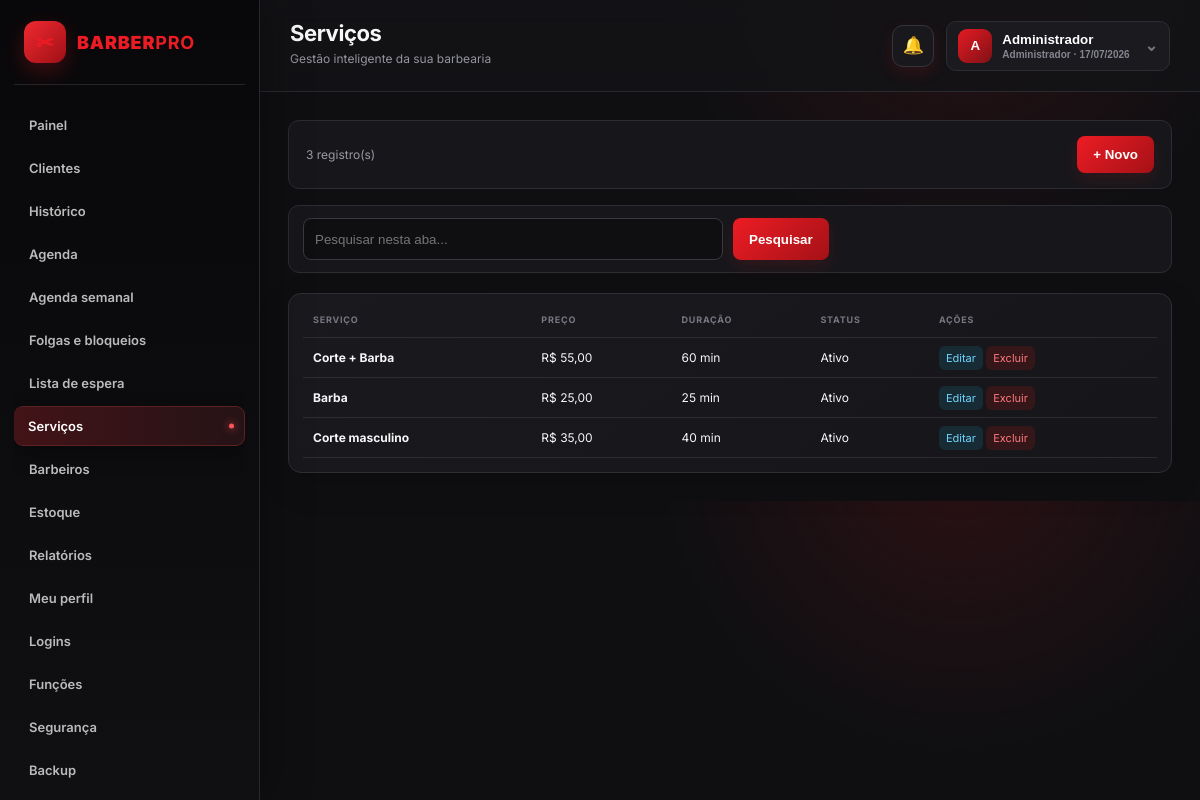
The app's page /servicos.php (signed in) with its own data.
### tables this page shows
CREATE TABLE services(id INT AUTO_INCREMENT PRIMARY KEY,name VARCHAR(120),price DECIMAL(10,2),duration INT,active TINYINT DEFAULT 1);

### servicos.php (called while the page is built)
<?php $module='services'; require __DIR__.'/app.php';

### database.php (called while the page is built)
<?php
function db(){static $p;if(!$p)$p=new PDO('mysql:host=localhost;dbname=barbearia_system;charset=utf8mb4','root','',[PDO::ATTR_ERRMODE=>PDO::ERRMODE_EXCEPTION,PDO::ATTR_DEFAULT_FETCH_MODE=>PDO::FETCH_ASSOC]);return $p;}

### app.php (the view, shortened to what this page needs)
<?php
session_start(); require __DIR__.'/database.php';
function e($v){return htmlspecialchars((string)$v,ENT_QUOTES,'UTF-8');}
function money($v){return 'R$ '.number_format((float)$v,2,',','.');}
function setting($key,$default=''){$s=db()->prepare('SELECT setting_value FROM settings WHERE setting_key=?');$s->execute([$key]);return $s->fetchColumn()?:$default;}
function has_perm($permission){if(($_SESSION['user']['role']??'')==='Administrador'||($_SESSION['user']['permissions']??'')==='all')return true;$permissions=explode(',',$_SESSION['user']['permissions']??'');if(in_array($permission,$permissions,true))return true;$module=explode('.',$permission)[0];return in_array($module,$permissions,true);}
 ?><?php
$files=['dashboard'=>'index.php','clients'=>'clientes.php','history'=>'historico.php','appointments'=>'agenda.php','weekly'=>'agenda_semanal.php','blocks'=>'bloqueios.php','waitlist'=>'lista_espera.php','services'=>'servicos.php','barbers'=>'barbeiros.php','inventory'=>'estoque.php','reports'=>'relatorios.php','profile'=>'perfil.php','users'=>'logins.php','roles'=>'funcoes.php','security'=>'seguranca.php','backups'=>'backup.php','settings'=>'configuracoes.php'];
$titles=['dashboard'=>'Painel','clients'=>'Clientes','history'=>'Histórico','appointments'=>'Agenda','weekly'=>'Agenda semanal','blocks'=>'Folgas e bloqueios','waitlist'=>'Lista de espera','services'=>'Serviços','barbers'=>'Barbeiros','inventory'=>'Estoque','reports'=>'Relatórios','profile'=>'Meu perfil','users'=>'Logins','roles'=>'Funções','security'=>'Segurança','backups'=>'Backup','settings'=>'Configurações'];
$tables=['clients'=>'clients','appointments'=>'appointments','services'=>'services','barbers'=>'barbers','inventory'=>'inventory','users'=>'users','roles'=>'roles'];
$title=$titles[$module];$business=setting('business_name','BarberPro');
?><!doctype html><html lang="pt-BR"><head><link rel="stylesheet" href="style.css"><link rel="stylesheet" href="professional.css"></head><body><aside><div class="logo"><span class="logo-mark">✂</span><span>BARBER<b>PRO</b></span></div><nav><?php foreach($titles as $key=>$label):?><?php $menuPermission=in_array($key,['weekly','blocks','waitlist'],true)?'appointments':$key;$showMenu=in_array($key,['dashboard','security','profile'],true)||has_perm($menuPermission.'.view');if($showMenu):?><a class="<?=$module===$key?'on':''?>" href="<?=$files[$key]?>"><?=e($label)?></a><?php endif;endforeach?></nav></aside><main><header><div><h1><?=e($title)?></h1><p>Gestão inteligente da sua barbearia</p></div><div class="header-actions"><div class="notification-wrap"><button class="notification-bell" id="notificationBell" type="button" onclick="toggleNotifications(event)">🔔</button></div><div class="top-user-wrap"><button class="top-user" type="button" onclick="toggleUserMenu(event)"><div class="top-avatar"><?=e(mb_strtoupper(mb_substr($_SESSION['user']['name'],0,1)))?></div><div><b><?=e($_SESSION['user']['name'])?></b><small><?=e($_SESSION['user']['role'])?> · <?=date('d/m/Y')?></small></div><span class="user-caret">⌄</span></button></div></div></header><section>
<?php if($module==='dashboard'):
 $clients=db()->query('SELECT COUNT(*) FROM clients')->fetchColumn();$today=db()->query("SELECT COUNT(*) FROM appointments WHERE DATE(start_at)=CURDATE() AND status<>'Cancelado'")->fetchColumn();$pending=db()->query("SELECT COUNT(*) FROM appointments WHERE status='Pendente' AND start_at>=NOW()")->fetchColumn();$doneToday=db()->query("SELECT COUNT(*) FROM appointments WHERE DATE(start_at)=CURDATE() AND status='Concluído'")->fetchColumn();$canceledMonth=db()->query("SELECT COUNT(*) FROM appointments WHERE MONTH(start_at)=MONTH(CURDATE()) AND YEAR(start_at)=YEAR(CURDATE()) AND status='Cancelado'")->fetchColumn();$doneMonth=db()->query("SELECT COUNT(*) FROM appointments WHERE MONTH(start_at)=MONTH(CURDATE()) AND YEAR(start_at)=YEAR(CURDATE()) AND status='Concluído'")->fetchColumn();$month=db()->query("SELECT COALESCE(SUM(IF(type='Receita',amount,-amount)),0) FROM finance WHERE status='Pago' AND date>=DATE_FORMAT(CURDATE(),'%Y-%m-01') AND date<DATE_ADD(LAST_DAY(CURDATE()),INTERVAL 1 DAY)")->fetchColumn();$income=db()->query("SELECT COALESCE(SUM(amount),0) FROM finance WHERE type='Receita' AND status='Pago' AND date>=DATE_FORMAT(CURDATE(),'%Y-%m-01')")->fetchColumn();$next=db()->query("SELECT a.*,c.name client,s.name service FROM appointments a JOIN clients c ON c.id=a.client_id JOIN services s ON s.id=a.service_id WHERE a.start_at>=NOW() AND a.status<>'Cancelado' ORDER BY a.start_at LIMIT 6")->fetchAll();
?><div class="welcome"><div><small>RESUMO DO MÊS</small><h2>Olá, <?=e(explode(' ',$_SESSION['user']['name'])[0])?>!</h2></div><div class="welcome-icon">✂</div></div><div class="stats three"><article><small>Clientes cadastrados</small><strong><?=$clients?></strong><em>Base total</em></article><article><small>Horários hoje</small><strong><?=$today?></strong><em>Atendimentos ativos</em></article><?php if(in_array($_SESSION['user']['role'],['Administrador','Gerente'],true)):?><article><small>Receitas do mês</small><strong><?=money($income)?></strong><em>Atendimentos concluídos</em></article><?php endif?><article><small>Concluídos hoje</small><strong><?=$doneToday?></strong><em>Atendimentos finalizados</em></article></div><div class="dashboard-grid"><div class="card"><div class="card-title"><h2>Próximos horários</h2><a href="agenda.php">Ver agenda</a></div><div class="table"><table><thead><tr><th>Data</th><th>Cliente</th><th>Serviço</th><th>Status</th></tr></thead><tbody><?php foreach($next as $r):?><tr><td><?=date('d/m H:i',strtotime($r['start_at']))?></td><td><?=e($r['client'])?></td><td><?=e($r['service'])?></td><td><span class="badge"><?=e($r['status'])?></span></td></tr><?php endforeach?></tbody></table><?php if(!$next):?><p class="empty">Nenhum horário futuro.</p><?php endif?></div></div><div class="card quick"><h2>Ações rápidas</h2><a class="btn" href="agenda.php">+ Agendar horário</a><a class="btn gray" href="clientes.php">+ Novo cliente</a><div class="pending"><strong><?=$pending?></strong><span>agendamento(s) aguardando confirmação</span></div></div></div><div class="insight-grid <?=in_array($_SESSION['user']['role'],['Administrador','Gerente'],true)?'':'no-finance'?>"><div class="insight"><span class="insight-dot red"></span><div><small>Pendentes futuros</small><b><?=$pending?></b></div></div><div class="insight"><span class="insight-dot green"></span><div><small>Concluídos no mês</small><b><?=$doneMonth?></b></div></div><div class="insight"><span class="insight-dot yellow"></span><div><small>Cancelados no mês</small><b><?=$canceledMonth?></b></div></div><?php if(in_array($_SESSION['user']['role'],['Administrador','Gerente'],true)):?><div class="insight"><span class="insight-dot blue"></span><div><small>Ticket médio</small><b><?=money($doneMonth?($income/$doneMonth):0)?></b></div></div><?php endif?></div>
<?php else:
 $rows=[];$clientList=[];$serviceList=[];$roleList=[];$barberList=[];
 if($module==='appointments'){$rows=db()->query('SELECT a.*,c.name client,c.phone client_phone,s.name service,b.name barber FROM appointments a JOIN clients c ON c.id=a.client_id JOIN services s ON s.id=a.service_id LEFT JOIN barbers b ON b.id=a.barber_id ORDER BY start_at DESC')->fetchAll();$clientList=db()->query('SELECT * FROM clients ORDER BY name')->fetchAll();$serviceList=db()->query('SELECT * FROM services WHERE active=1 ORDER BY name')->fetchAll();$barberList=db()->query('SELECT * FROM barbers WHERE active=1 ORDER BY name')->fetchAll();}
 elseif($module==='users'){$rows=db()->query('SELECT u.*,r.name role,r.permissions role_permissions,r.active role_active FROM users u JOIN roles r ON r.id=u.role_id ORDER BY u.name')->fetchAll();$roleList=db()->query('SELECT * FROM roles WHERE active=1 ORDER BY name')->fetchAll();}
 else{$rows=db()->query('SELECT * FROM '.$tables[$module].' ORDER BY id DESC')->fetchAll();}
 $search=trim($_GET['search']??'');if($search!==''){$rows=array_values(array_filter($rows,fn($row)=>stripos(implode(' ',array_map('strval',$row)),$search)!==false));}
?><div class="actions"><span><?=count($rows)?> registro(s)</span><button onclick="openForm()">+ Novo</button></div>
<form class="search" method="get"><input name="search" value="<?=e($search)?>" placeholder="Pesquisar nesta aba..."><button>Pesquisar</button></form>
<div class="card table"><table><thead><tr><?php if($module==='clients'):?><th>Nome</th><th>Telefone</th><th>Observação</th><?php elseif($module==='services'):?><th>Serviço</th><th>Preço</th><th>Duração</th><th>Status</th><?php elseif($module==='appointments'):?><th>Data</th><th>Cliente</th><th>Serviço</th><th>Status</th><?php elseif($module==='finance'):?><th>Data</th><th>Descrição</th><th>Tipo</th><th>Pagamento</th><th>Valor</th><?php elseif($module==='users'):?><th>Usuário</th><th>Login</th><th>Cargo</th><th>Acessos do cargo</th><th>Cargo</th><th>Login</th><?php else:?><th>Função</th><th>Permissões</th><th>Status</th><?php endif?><th>Ações</th></tr></thead><tbody><?php foreach($rows as $r):?><tr><?php if($module==='clients'):?><td><b><?=e($r['name'])?></b></td><td><?=e($r['phone'])?></td><td><?=e($r['notes'])?></td><?php elseif($module==='services'):?><td><b><?=e($r['name'])?></b></td><td><?=money($r['price'])?></td><td><?=$r['duration']?> min</td><td><?=$r['active']?'Ativo':'Inativo'?></td><?php elseif($module==='appointments'):?><td><?=date('d/m/Y H:i',strtotime($r['start_at']))?></td><td><?=e($r['client'])?></td><td><?=e($r['service'])?></td><td><span class="badge"><?=e($r['status'])?></span></td><?php elseif($module==='finance'):?><td><?=date('d/m/Y',strtotime($r['date']))?></td><td><?=e($r['description'])?></td><td><?=e($r['type'])?></td><td><?=e($r['payment_method']??'Dinheiro')?></td><td><?=money($r['amount'])?></td><?php endif?><td><a class="edit" href="<?=$files[$module]?>?edit=<?=$r['id']?>">Editar</a> <a class="del" onclick="return confirm('Excluir registro?')" href="<?=$files[$module]?>?delete=<?=$r['id']?>">Excluir</a></td></tr><?php endforeach?></tbody></table></div>
<?php endif?></section></main></body></html>

### style.css (style rules this page uses)
:root { --red:#df1820;--dark:#0b0b0d;--panel:#19191e;--line:#323239;--text:#f5f5f7;--muted:#a5a5ae }
* { box-sizing:border-box }
body { margin:0;background:#101014;color:var(--text);font:14px Segoe UI,Arial }
.logo { font-weight:900;font-size:21px }
.logo span { color:var(--red) }
input,select { width:100%;padding:11px;background:#101014;border:1px solid #414149;border-radius:8px;color:#fff }
button,.btn { display:inline-block;background:var(--red);color:#fff;border:0;border-radius:8px;padding:11px 16px;font-weight:700;text-decoration:none;cursor:pointer }
aside { position:fixed;width:235px;inset:0 auto 0 0;background:var(--dark);border-right:1px solid var(--line);padding:28px 15px;display:flex;flex-direction:column }
nav { margin-top:30px }
nav a { display:block;padding:12px 14px;color:#bbb;text-decoration:none;border-radius:8px;margin:3px }
nav a.on,nav a:hover { background:#411317;color:#fff;border-left:3px solid var(--red) }
main { margin-left:235px }
header { height:88px;background:#16161a;border-bottom:1px solid var(--line);display:flex;align-items:center;justify-content:space-between;padding:0 28px }
h1 { margin:0 }
header p { margin:5px 0;color:var(--muted) }
section { padding:26px }
.stats article,.card { background:var(--panel);border:1px solid var(--line);border-radius:14px;padding:20px }
.card { margin-top:20px }
.actions,.card-title { display:flex;justify-content:space-between;align-items:center }
.table { overflow:auto }
table { width:100%;border-collapse:collapse;min-width:650px }
th,td { text-align:left;padding:13px;border-bottom:1px solid var(--line) }
th { color:#999;font-size:11px;text-transform:uppercase }
.del { color:#ff777d }
.edit,.card-title a { color:#70d6ff }
.search { display:flex;gap:10px;margin:16px 0 }
.search input { max-width:420px }

### records on screen
services: name "Corte + Barba", price "R$ 55,00", duration "60", active "Ativo"
services: name "Barba", price "R$ 25,00", duration "25", active "Ativo"
services: name "Corte masculino", price "R$ 35,00", duration "40", active "Ativo"

### other values on screen
$label "Painel"
$label "Clientes"
$label "Histórico"
$label "Agenda"
$label "Agenda semanal"
$label "Folgas e bloqueios"
$label "Lista de espera"
$label "Serviços"
$label "Barbeiros"
$label "Estoque"
$label "Relatórios"
$label "Meu perfil"
$label "Logins"
$label "Funções"
$label "Segurança"
